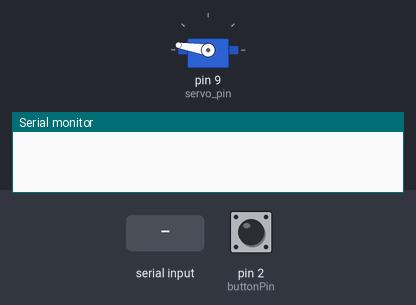
This sketch was run on a simulated Arduino Uno, built with avr-gcc and run on an emulated ATmega328P. Shown: servo, the last lines printed to the serial monitor. Inputs (shaded band) come from the test bench; at power-on: pin 2 (buttonPin) LOW.

Above: at 1.2 s.
1.3 s: "1\n" received over Serial
At 1.6 s:
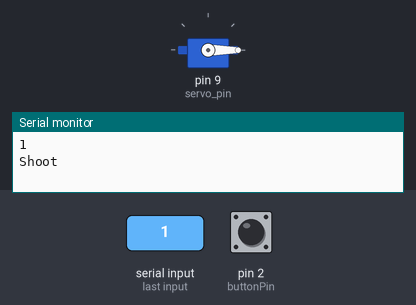
3.8 s: pin 2 (buttonPin) pulled HIGH for 3.2 s
At 8.9 s:
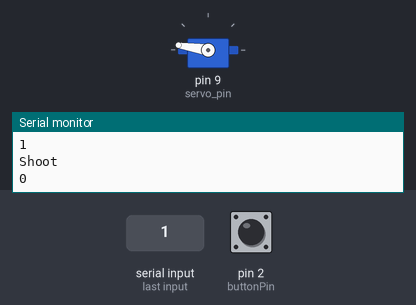
Timing chart, 0 to 10.4 s (numbered marks = the images above; inputs shaded):
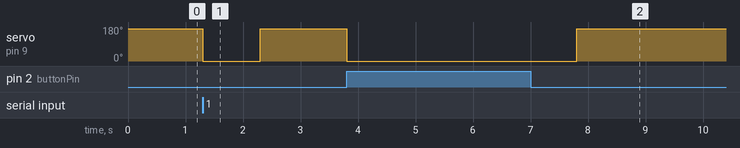

Measured:
- after the input at 1.3 s, servo on pin 9 (servo_pin): 171° → 0° at once, → 171° 1.0 s later
- after the input at 3.8 s, servo on pin 9 (servo_pin): 171° → 0° at once, → 171° 4.0 s later

The sketch:

servo_sweep.ino
```cpp
#include <Servo.h>

Servo myservo;  // create servo object to control a servo

int pos = 171;    // variable to store the servo position
int pos_var = 1;

const int servo_pin = 9; // Arduino pin to control servo
const int buttonPin = 2; // Button pin

int buttonState = 0;

int a = 0;

void setup() {
  Serial.begin(9600);
  myservo.attach(servo_pin);  // attaches the servo on pin 9 to the servo object
  myservo.write(pos);

  // initialize the pushbutton pin as an input:
  pinMode(buttonPin, INPUT);
}

void shoot() {

  myservo.write(pos_var - 170);
  delay(1000);
  myservo.write(pos_var + 170);

}

void loop() {
   while(Serial.available()) {

      a= Serial.parseInt();// read the incoming data as string

      Serial.println(a);

      if (a == 1) {
        Serial.println("Shoot");
        shoot();
      }
   }

   buttonState = digitalRead(buttonPin);

   if (buttonState == HIGH) {
       shoot();
   }

}
```
